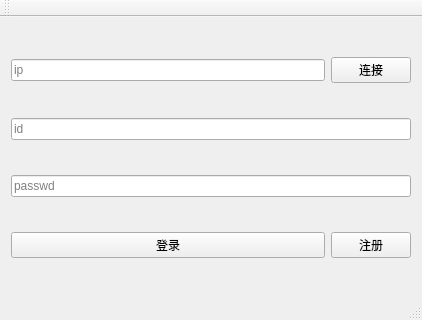
<?xml version="1.0" encoding="UTF-8"?>
<ui version="4.0">
 <class>MainWindow</class>
 <widget class="QMainWindow" name="MainWindow">
  <property name="geometry">
   <rect>
    <x>0</x>
    <y>0</y>
    <width>422</width>
    <height>320</height>
   </rect>
  </property>
  <property name="windowTitle">
   <string>MainWindow</string>
  </property>
  <widget class="QWidget" name="centralWidget">
   <layout class="QGridLayout" name="gridLayout">
    <item row="3" column="0">
     <widget class="QPushButton" name="pushButton_login">
      <property name="text">
       <string>登录</string>
      </property>
     </widget>
    </item>
    <item row="3" column="1">
     <widget class="QPushButton" name="pushButton_register">
      <property name="text">
       <string>注册</string>
      </property>
     </widget>
    </item>
    <item row="0" column="0">
     <widget class="QLineEdit" name="lineEdit_ip">
      <property name="text">
       <string/>
      </property>
      <property name="placeholderText">
       <string>ip</string>
      </property>
      <property name="cursorMoveStyle">
       <enum>Qt::LogicalMoveStyle</enum>
      </property>
      <property name="clearButtonEnabled">
       <bool>false</bool>
      </property>
     </widget>
    </item>
    <item row="0" column="1">
     <widget class="QPushButton" name="pushButton_connect">
      <property name="text">
       <string>连接</string>
      </property>
     </widget>
    </item>
    <item row="2" column="0" colspan="2">
     <widget class="QLineEdit" name="lineEdit_passwd">
      <property name="text">
       <string/>
      </property>
      <property name="placeholderText">
       <string>passwd</string>
      </property>
     </widget>
    </item>
    <item row="1" column="0" colspan="2">
     <widget class="QLineEdit" name="lineEdit_id">
      <property name="text">
       <string/>
      </property>
      <property name="placeholderText">
       <string extracomment="账号">id</string>
      </property>
     </widget>
    </item>
   </layout>
  </widget>
  <widget class="QMenuBar" name="menuBar">
   <property name="geometry">
    <rect>
     <x>0</x>
     <y>0</y>
     <width>422</width>
     <height>26</height>
    </rect>
   </property>
  </widget>
  <widget class="QToolBar" name="mainToolBar">
   <attribute name="toolBarArea">
    <enum>TopToolBarArea</enum>
   </attribute>
   <attribute name="toolBarBreak">
    <bool>false</bool>
   </attribute>
  </widget>
  <widget class="QStatusBar" name="statusBar"/>
 </widget>
 <layoutdefault spacing="6" margin="11"/>
 <resources/>
 <connections/>
</ui>
